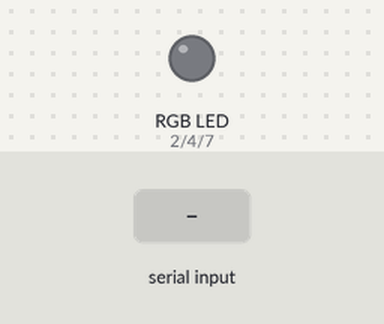
Bench run of a sketch on a simulated Arduino Uno, built with avr-gcc and run on an emulated ATmega328P. Shown: an RGB LED mixed from three pins (HIGH = lit). The test bench sets the inputs (shaded band).

Above: at 1.2 s.
1.3 s: "1" received over Serial
At 1.49 s:
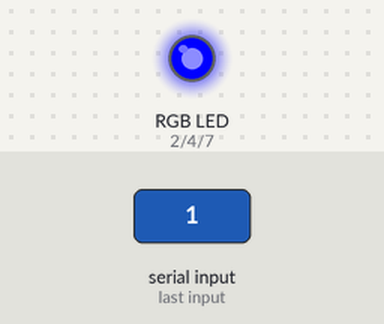
Timing chart, 0 to 4.3 s (numbered marks = the images above; inputs shaded):
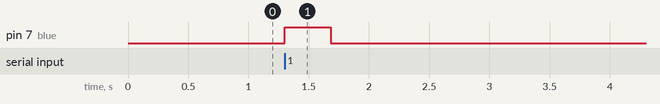

Measured:
- after the input at 1.3 s, pin 7 (blue): LOW → HIGH at once, → LOW 0.38 s later

The sketch:

rgb_bird.ino
```cpp
int red = 2;
int green = 4;
int blue = 7;
int level = 0;

void setup() {
  pinMode(red, OUTPUT);
  pinMode(green, OUTPUT);
  pinMode(blue, OUTPUT);

  Serial.begin(9600);
  while (!Serial) {
    ; // wait for serial port to connect. Needed for native USB port only
  }

}

void loop() {
  if (Serial.available()) {
    Serial.read();
    level = 255;
  }

  while(level > 0) {
    level--;
    analogWrite(blue, level);
    delay(3);
  }
}
```
